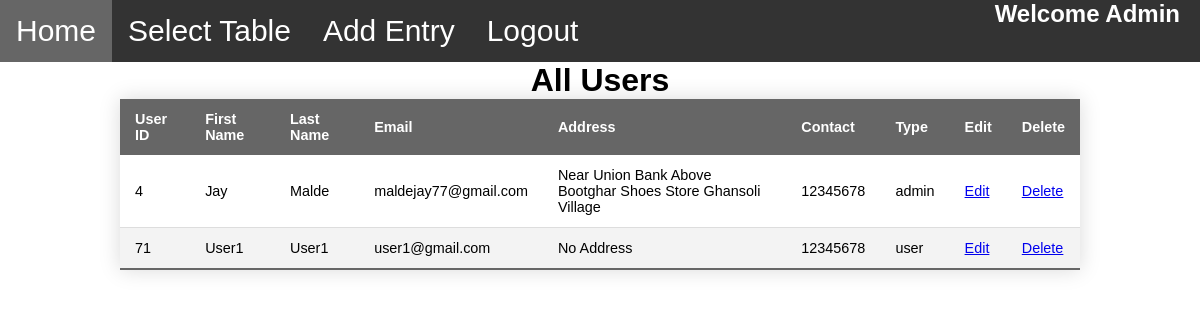
Page /admin_page.php?page=users (signed in) on the committed database.
### tables this page shows
CREATE TABLE `user` (
  `id` int(11) NOT NULL,
  `firstname` varchar(50) NOT NULL,
  `lastname` varchar(50) NOT NULL,
  `email` varchar(100) NOT NULL,
  `password` varchar(100) NOT NULL,
  `address` varchar(200) NOT NULL,
  `contact` varchar(50) NOT NULL,
  `type` varchar(50) NOT NULL DEFAULT 'user'
);

### admin/all_users.php (the view, shortened to what this page needs)
<h1 align="center">All Users</h1>
<table align="center" class="styled-table">
    <thead>
        <tr>
            <th>User ID</th>
            <th>First Name</th>
            <th>Last Name</th>
            <th>Email</th>
            <th>Address</th>
            <th>Contact</th>
            <th>Type</th>
            <th>Edit</th>
            <th>Delete</th>
        </tr>
    </thead>
    <tbody>
        <tr class="active-row">
            <?php
            $con = mysqli_connect("localhost","root","","store") or die("Database Connectivity Failed");
            try
            {
                $query = "select * from user";
                $result = mysqli_query($con,$query);
                if($result>0)
                {
                    while($or = mysqli_fetch_assoc($result))
                    {
                    ?>
                        <td><?php echo $or['id']; ?></td>
                        <td><?php echo $or['firstname']; ?></td>
                        <td><?php echo $or['lastname']; ?></td>
                        <td><?php echo $or['email']; ?></td>
                        <td><?php echo $or['address']; ?></td>
                        <td><?php echo $or['contact']; ?></td>
                        <td><?php echo $or['type']; ?></td>
                        <td><a href="admin/update_user.php?id=<?php echo $or['id']; ?>">Edit</a></td>
                        <td><a href="admin/delete_user.php?id=<?php echo $or['id']; ?>" onclick="return confirm('Do You Want To Delete The User')">Delete</a></td>
                        </tr>
                            <?php
                      }
                }
                else
                {
                    echo "0 Recorrds".mysqli_error($con);
                }
            }
            catch(Exception $e)
            {
                echo "Error ->".$e->getMessage();
            }
          ?>
    </tbody>
</table>

### style.css (style rules this page uses)
* { font-family: sans-serif; }
body { margin: 0; padding: 0; }
.styled-table { border-collapse: collapse; margin-left: 10%; font-size: 0.9em; font-family: sans-serif; width: 80%; box-shadow: 0 0 20px rgba(0, 0, 0, 0.15); }
.styled-table thead tr { background-color: #666; color: #ffffff; text-align: left; }
.styled-table th, .styled-table td { padding: 12px 15px; }
.styled-table tbody tr { border-bottom: 1px solid #dddddd; }
::placeholder { color: white }

### admin_page.php (style rules this page uses)
* { margin: 0px; }

### rows in the picture
user: id "4", firstname "Jay", lastname "Malde", email "maldejay77@gmail.com", address "Near Union Bank Above Bootghar Shoes Store Ghansoli Village", contact "12345678", type "admin"
user: id "71", firstname "User1", lastname "User1", email "user1@gmail.com", address "No Address", contact "12345678", type "user"
